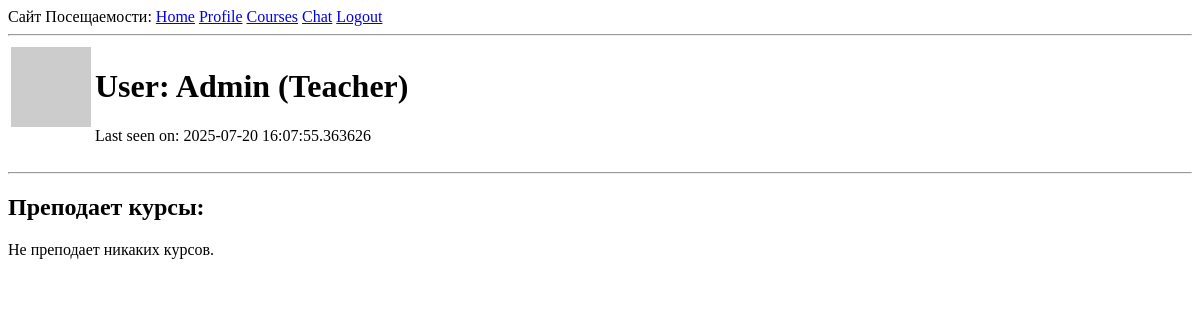
Page /user/Admin (signed in) on the earlier database version.
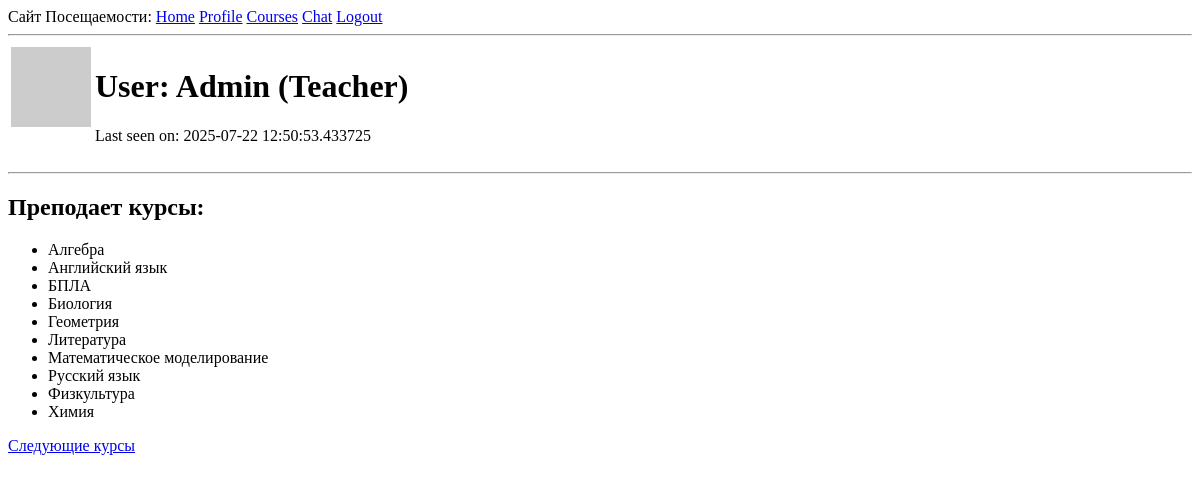
Same page on the later database version.
### app/models.py (models this page shows, shortened)
class User(UserMixin, db.Model):
    id: so.Mapped[int] = so.mapped_column(primary_key=True)
    username: so.Mapped[str] = so.mapped_column(sa.String(64), index=True, unique=True)
    email: so.Mapped[str] = so.mapped_column(sa.String(120), index=True, unique=True)
    password_hash: so.Mapped[Optional[str]] = so.mapped_column(sa.String(256))
    role: so.Mapped[str] = so.mapped_column(sa.String(20), default='student')
    about_me: so.Mapped[Optional[str]] = so.mapped_column(sa.String(140))
    last_seen: so.Mapped[Optional[datetime]] = so.mapped_column(default=lambda: datetime.now(timezone.utc))
    sent_messages: so.Mapped[List['Message']] = so.relationship(
        'Message',
        foreign_keys='Message.sender_id',
        back_populates='sender'
    )
    received_messages: so.Mapped[List['Message']] = so.relationship(
        'Message',
        foreign_keys='Message.recipient_id',
        back_populates='recipient'
    )
    teaching_courses: so.Mapped[List['Course']] = so.relationship(
        secondary=teacher_course_association,
        back_populates='teachers',
        collection_class=list
    )
    enrolled_courses: so.Mapped[List['Course']] = so.relationship(
        secondary=student_course_association,
        back_populates='students',
        collection_class=list
    )
    attendance_records: so.WriteOnlyMapped['AttendanceRecord'] = so.relationship(
        back_populates='student',
        cascade="all, delete-orphan"
    )
    def avatar(self, size: int) -> str:
        digest = md5(self.email.lower().encode('utf-8')).hexdigest()
        return f'https://www.gravatar.com/avatar/{digest}?d=identicon&s={size}'

class Course(db.Model):
    id: so.Mapped[int] = so.mapped_column(primary_key=True)
    name: so.Mapped[str] = so.mapped_column(sa.String(100), unique=True, index=True)
    description: so.Mapped[Optional[str]] = so.mapped_column(sa.String(256))
    teachers: so.Mapped[List['User']] = so.relationship(
        secondary=teacher_course_association,
        back_populates='teaching_courses',
        collection_class=list
    )
    students: so.Mapped[List['User']] = so.relationship(
        secondary=student_course_association,
        back_populates='enrolled_courses',
        collection_class=list,
        lazy='joined'
    )
    attendance_records: so.WriteOnlyMapped['AttendanceRecord'] = so.relationship(
        back_populates='course',
        cascade="all, delete-orphan"
    )

### app/routes.py (the view)
@app.route('/user/<username>')
@login_required
def user(username):
    user = db.first_or_404(sa.select(User).where(User.username == username))
    page = request.args.get('page', 1, type=int)
    enrolled_courses = []
    teaching_courses = []
    attendance_records = []
    next_url = None
    prev_url = None
    if user.role == 'student':
        enrolled_courses_query = sa.select(Course).join(User.enrolled_courses).where(
            User.id == user.id
        ).order_by(Course.name)
        enrolled_courses_pagination = db.paginate(
            enrolled_courses_query,
            page=page,
            per_page=current_app.config['ITEMS_PER_PAGE'],
            error_out=False
        )
        enrolled_courses = enrolled_courses_pagination.items
        attendance_records_query = sa.select(AttendanceRecord).where(
            AttendanceRecord.student_id == user.id
        ).order_by(AttendanceRecord.date.desc())
        attendance_records_pagination = db.paginate(
            attendance_records_query,
            page=page,
            per_page=current_app.config['ITEMS_PER_PAGE'],
            error_out=False
        )
        attendance_records = attendance_records_pagination.items
        next_url = url_for('user', username=user.username, page=max(enrolled_courses_pagination.next_num, attendance_records_pagination.next_num)) \
            if enrolled_courses_pagination.has_next or attendance_records_pagination.has_next else None
        prev_url = url_for('user', username=user.username, page=min(enrolled_courses_pagination.prev_num, attendance_records_pagination.prev_num)) \
            if enrolled_courses_pagination.has_prev or attendance_records_pagination.has_prev else None
        return render_template(
            'user.html',
            user=user,
            enrolled_courses=enrolled_courses,
            attendance_records=attendance_records,
            next_url=next_url,
            prev_url=prev_url
        )
    elif user.role == 'teacher':
        teaching_courses_query = sa.select(Course).join(User.teaching_courses).where(
            User.id == user.id
        ).order_by(Course.name)
        teaching_courses_pagination = db.paginate(
            teaching_courses_query,
            page=page,
            per_page=current_app.config['ITEMS_PER_PAGE'],
            error_out=False
        )
        teaching_courses = teaching_courses_pagination.items
        next_url = url_for('user', username=user.username, page=teaching_courses_pagination.next_num) \
            if teaching_courses_pagination.has_next else None
        prev_url = url_for('user', username=user.username, page=teaching_courses_pagination.prev_num) \
            if teaching_courses_pagination.has_prev else None
        return render_template(
            'user.html',
            user=user,
            teaching_courses=teaching_courses,
            next_url=next_url,
            prev_url=prev_url
        )
    else:
        return render_template('user.html', user=user,) # Для других ролей

### app/models.py (called while the page is built)
@login.user_loader
def load_user(id: int) -> Optional[User]:
    return db.session.get(User, id)

### app/routes.py (called while the page is built)
@app.before_request
def before_request():
    if current_user.is_authenticated:
        current_user.last_seen = datetime.now(timezone.utc)
        db.session.commit()

### app/templates/user.html (shortened to what this page needs)
{% extends "base.html" %}
{% block content %}
    <table>
        <tr valign="top">
            <td><img src="{{ user.avatar(128) }}"></td>
            <td>
                <h1>User: {{ user.username }} ({{ user.role.capitalize() }})</h1>
                {% if user.last_seen %}<p>Last seen on: {{ user.last_seen }}</p>{% endif %}
            </td>
        </tr>
    </table>
    <hr>
    {% if user.role == 'student' %}
        <h2>Записан на курсы:</h2>
        {% if enrolled_courses %}
            <ul>
                {% for course in enrolled_courses %}
                    <li>{{ course.name }}</li>
                {% endfor %}
            </ul>
        {% else %}
            <p>Не записан ни на какие курсы.</p>
        {% endif %}
        <h2>Записи о посещаемости:</h2>
        {% if attendance_records %}
            <ul>
                {% for record in attendance_records %}
                    <li>
                        <b>{{ record.course.name }}</b> on {{ record.date.strftime('%Y-%m-%d %H:%M') }}:
                        <span style="color:
                            {% if record.status == 'present' %}green
                            {% elif record.status == 'absent' %}red
                            {% elif record.status == 'late' %}orange
                            {% else %}blue
                            {% endif %};">
                            {{ record.status.capitalize() }}
                        </span>
                        {% if record.notes %}(Notes: {{ record.notes }}){% endif %}
                    </li>
                {% endfor %}
            </ul>
        {% else %}
            <p>Нет записей о посещаемости.</p>
        {% endif %}
        {% if prev_url %}
        <a href="{{ prev_url }}">Предыдущие записи/курсы</a>
        {% endif %}
        {% if next_url %}
        <a href="{{ next_url }}">Следующие записи/курсы</a>
        {% endif %}
    {% elif user.role == 'teacher' %}
        <h2>Преподает курсы:</h2>
        {% if teaching_courses %}
            <ul>
                {% for course in teaching_courses %}
                    <li>{{ course.name }}</li>
                {% endfor %}
            </ul>
        {% else %}
            <p>Не преподает никаких курсов.</p>
        {% endif %}
        {% if next_url %}
        <a href="{{ next_url }}">Следующие курсы</a>
        {% endif %}
    {% endif %}
{% endblock %}

### app/templates/base.html (shortened to what this page needs)
<!doctype html>
<html>
    <head>
    </head>
    <body>
        <div>
            Сайт Посещаемости:
            <a href="{{ url_for('index') }}">Home</a>
            {% if current_user.is_anonymous %}
            <a href="{{ url_for('login') }}">Login</a>
            {% else %}
            <a href="{{ url_for('user', username=current_user.username) }}">Profile</a>
            <a href="{{ url_for('courses') }}">Courses</a>
            <a href="{{ url_for('chat', recipient_id=current_user.id) }}">Chat</a>
            <a href="{{ url_for('logout') }}">Logout</a>
            {% endif %}
        </div>
         <hr>
        {% block content %}{% endblock %}
    </body>
</html>

Differences in the rows shown:
changed User "Admin": last_seen "2025-07-20 16:07:55.363626" → "2025-07-22 12:50:53.433725"
added Course: name "Алгебра"
added Course: name "Английский язык"
added Course: name "БПЛА"
added Course: name "Биология"
added Course: name "Геометрия"
added Course: name "Литература"
added Course: name "Математическое моделирование"
added Course: name "Русский язык"
added Course: name "Физкультура"
added Course: name "Химия"
Other differences:
text no longer shown: "Не преподает никаких курсов."
text now shown: "Следующие курсы"
